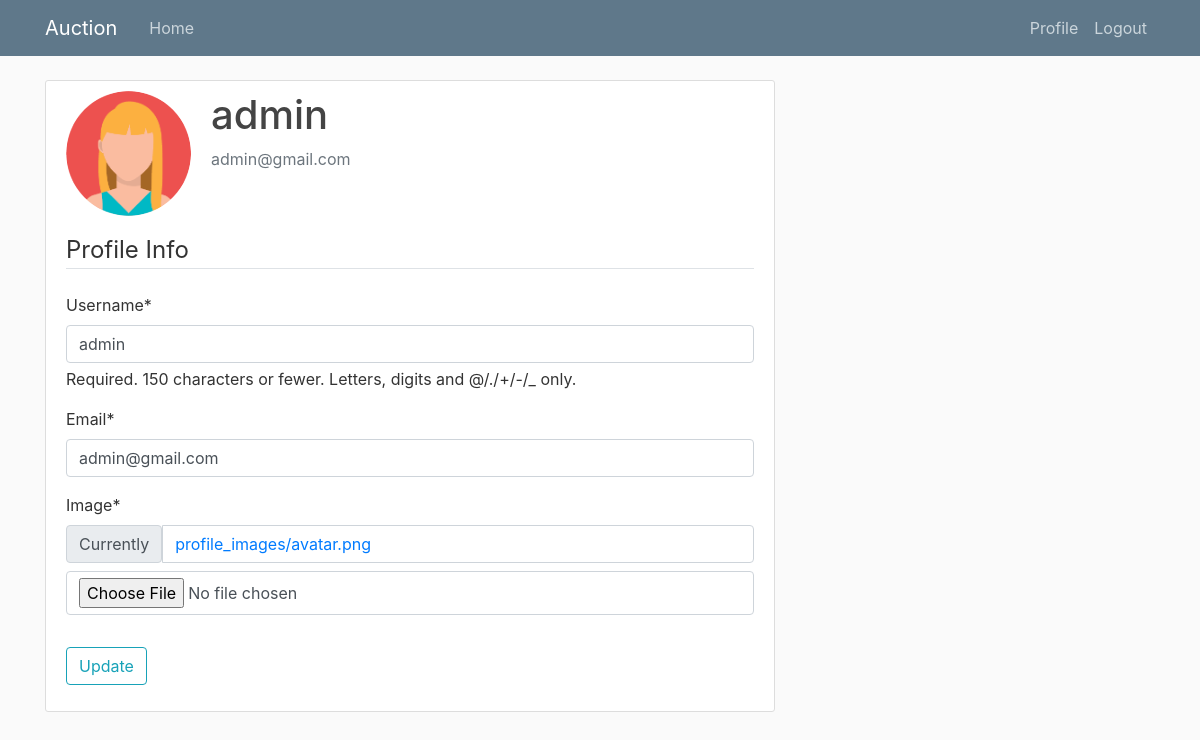
/profile/ (signed in), run on the app's committed database.
### users/models.py (models this page shows)
class User(TimeStampedModel, AbstractUser):
    is_seller = models.BooleanField(default=False, blank=False)
    is_buyer = models.BooleanField(default=True, blank=False)
    email = models.EmailField(unique=True, blank=False)
    image = models.ImageField(
        upload_to='profile_images', default='profile_images/avatar.png')

### users/views.py (the view)
# urls.py: path('profile/', views.user_profile, name='profile'),
@login_required
def user_profile(request):
    if request.method == 'POST':
        form = UserUpdateForm(request.POST,
                              request.FILES,
                              instance=request.user)
        if form.is_valid():
            form.save()
            return redirect('profile')
    else:
        form = UserUpdateForm(instance=request.user)
    context = {
        'form': form,
    }
    return render(request, 'users/profile.html', context)

### users/forms/forms.py
class UserUpdateForm(forms.ModelForm):
    email = forms.EmailField()
    class Meta:
        model = get_user_model()
        fields = ['username', 'email', 'image']

### users/templates/users/profile.html (shortened to what this page needs)
{% extends "base.html" %}
{% load crispy_forms_tags %}
{% block content %}
    <div class="content-section">
      <div class="media">
        <img class="rounded-circle account-img" src="{{ user.image.url }}">
        <div class="media-body">
          <h2 class="account-heading">{{ user.username }}</h2>
          <p class="text-secondary">{{ user.email }}</p>
        </div>
      </div>
      <form method="POST" enctype="multipart/form-data">
          <fieldset class="form-group">
              <legend class="border-bottom mb-4">Profile Info</legend>
              {{ form|crispy }}
          </fieldset>
          <div class="form-group">
              <button class="btn btn-outline-info" type="submit">Update</button>
          </div>
      </form>
    </div>
{% endblock content %}

### static/main.css (style rules this page uses)
body { background: #fafafa; color: #333333; margin-top: 5rem; }
h1, h2, h3, h4, h5, h6 { color: #444444; }
.content-section { background: #ffffff; padding: 10px 20px; border: 1px solid #dddddd; border-radius: 3px; margin-bottom: 20px; }
.account-img { height: 125px; width: 125px; margin-right: 20px; margin-bottom: 16px; }
.account-heading { font-size: 2.5rem; }

### data on the page
User: image (placeholder picture), username "admin", email "admin@gmail.com"
